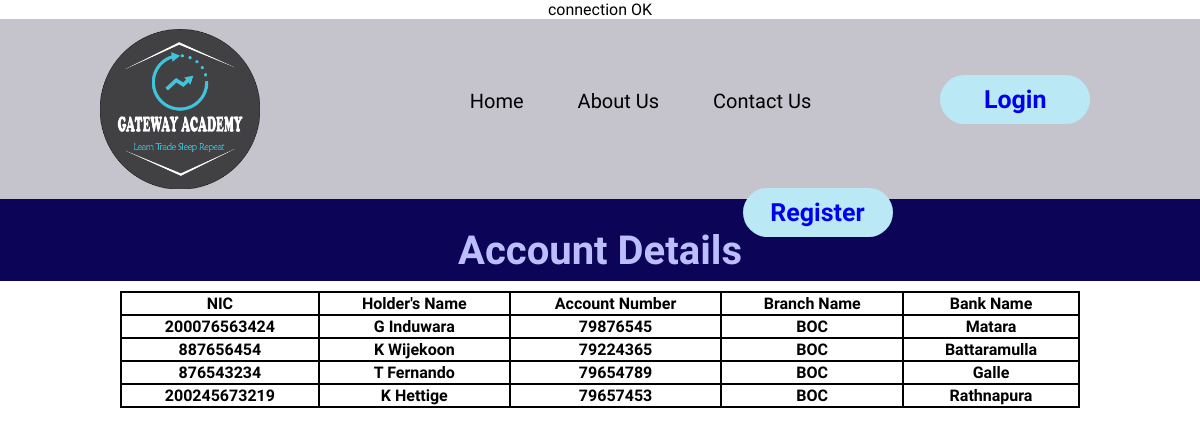
The page /accountDetails.php on the database its author committed.
### tables this page shows
CREATE TABLE IF NOT EXISTS `staffmemberinfo` (
  `fullName` varchar(60) NOT NULL,
  `nameWithInitials` varchar(40) NOT NULL,
  `gender` varchar(7) NOT NULL,
  `nic` varchar(12) NOT NULL,
  `email` varchar(100) NOT NULL,
  `mobile` varchar(10) NOT NULL,
  `position` varchar(10) NOT NULL,
  `holderName` varchar(40) NOT NULL,
  `accountNumber` varchar(20) NOT NULL,
  `bankName` varchar(20) NOT NULL,
  `branchName` varchar(20) NOT NULL
);

### accountDetails.php (the view, shortened to what this page needs)
<?php
include 'connection.php';
?>
<!DOCTYPE html>
<html>
<head>
	<link rel="stylesheet" type="text/css" href="style.css">
</head>
<body>
	<div>
		<nav>
			<img class="logoo" src="images\logoo.png"  width="160px" height="160px">
			<ul>
				<li><a href="index.php">Home</a>  </li>
				<li><a href="second.php">About Us</a> </li>
				<li><a href="contact.php">Contact Us</a> </li>
				<button><a href="login.php">Login</a> </button>
			    <button><a href="register.php">Register</a></button>
			</ul>
		</nav>
	</div>
<div class="studentInfo" id="studentInfo">
		<div class="topic">
			<h1>Account Details</h1>
		</div>
		<div class="content">
			<table>
				<tr>
					<th>NIC</th>
					<th>Holder's Name</th>
					<th>Account Number</th>
					<th>Branch Name</th>
					<th>Bank Name</th>
				</tr>
				<?php
				$query = "SELECT * FROM staffmemberinfo";
				$result = mysqli_query($conn, $query);
				while ($row=mysqli_fetch_assoc($result))
				{
					echo "
					<tr>
					<th>".$row['nic']."</th>
					<th>".$row['holderName']."</th>
					<th>".$row['accountNumber']." </th>
					<th>".$row['bankName']."</th>
					<th>".$row['branchName']." </th>
				    </tr>";
				}
				?>
			</table>
		</div>
<br>
<br>
</div>
</body>
</html>

### style.css (style rules this page uses)
body { text-align: center; margin: 0; padding: 0; font-family: 'Philosopher', sans-serif; box-sizing: border-box; font-family: Philosopher; }
nav { background-color: #c5c4cc; height: 180px; align-items: center; float: center; font-weight: 200; }
nav ul li { display: inline-block; margin: 70px 0px; }
nav ul { float: center; margin: 0px 20px; }
nav ul li a { color: #000; text-decoration: none; font-size: 20px; padding: 6px 25px; float: center; }
img { margin: 10px 100px; float: left; }
button { padding: 10px; width: 150px; margin: 5px; text-align: center; font-weight: 1000; font-family: Philosopher; font-style: bold; font-size: 25px; cursor: pointer; border-radius: 100px; background-color: #bae8f5; border: none; margin-left: 100px; }
a { text-decoration: none; }
.studentInfo .topic { font-size: 20px; background-color: #0B0457; padding: 1px; margin: 0px; font-weight: 50px; height: 80px; color: #bbbefb; text-align: center; }
.studentInfo .content { margin-bottom: 350px; }
.studentInfo .content table { margin-left: auto; margin-right: auto; margin-top: 10px; width: 80%; border-collapse: collapse; }
.studentInfo .content table th { border: 2px solid black; padding: 1px 25px; }

### rows shown on the page
staffmemberinfo: nic "200076563424", holderName "G Induwara", accountNumber "79876545", bankName "BOC", branchName "Matara"
staffmemberinfo: nic "887656454", holderName "K Wijekoon", accountNumber "79224365", bankName "BOC", branchName "Battaramulla"
staffmemberinfo: nic "876543234", holderName "T Fernando", accountNumber "79654789", bankName "BOC", branchName "Galle"
staffmemberinfo: nic "200245673219", holderName "K Hettige", accountNumber "79657453", bankName "BOC", branchName "Rathnapura"
